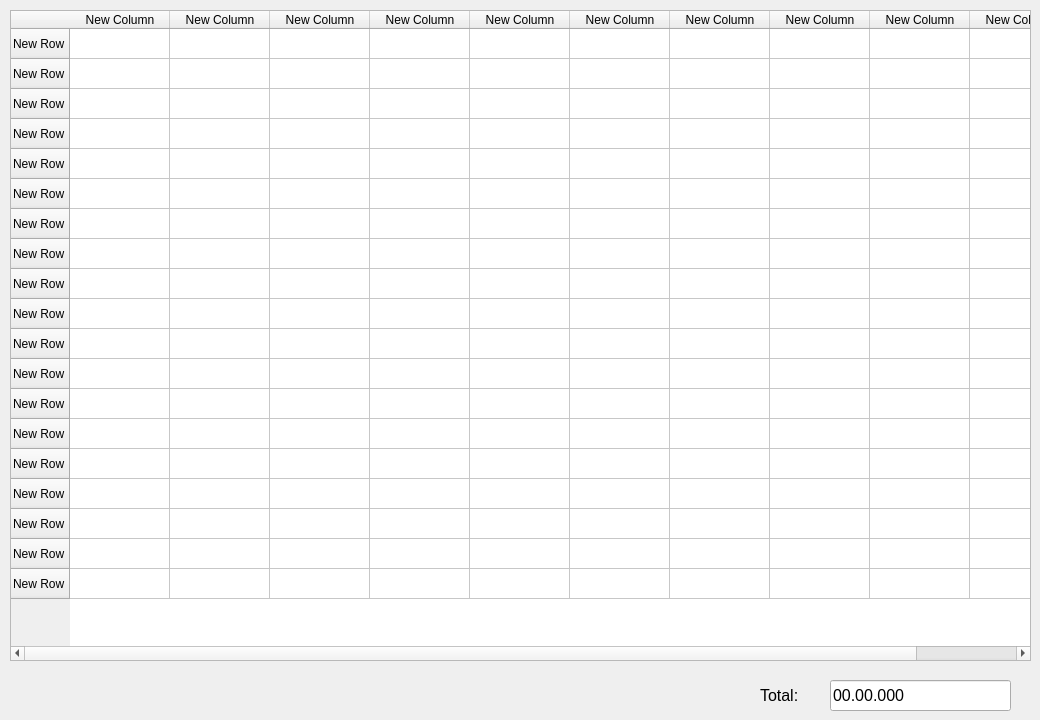
<?xml version="1.0" encoding="UTF-8"?>
<ui version="4.0">
 <class>MainWindow</class>
 <widget class="QMainWindow" name="MainWindow">
  <property name="geometry">
   <rect>
    <x>0</x>
    <y>0</y>
    <width>1040</width>
    <height>720</height>
   </rect>
  </property>
  <property name="windowTitle">
   <string>MainWindow</string>
  </property>
  <widget class="QWidget" name="centralwidget">
   <widget class="QTableWidget" name="tableWidget">
    <property name="geometry">
     <rect>
      <x>10</x>
      <y>10</y>
      <width>1021</width>
      <height>651</height>
     </rect>
    </property>
    <row>
     <property name="text">
      <string>New Row</string>
     </property>
    </row>
    <row>
     <property name="text">
      <string>New Row</string>
     </property>
    </row>
    <row>
     <property name="text">
      <string>New Row</string>
     </property>
    </row>
    <row>
     <property name="text">
      <string>New Row</string>
     </property>
    </row>
    <row>
     <property name="text">
      <string>New Row</string>
     </property>
    </row>
    <row>
     <property name="text">
      <string>New Row</string>
     </property>
    </row>
    <row>
     <property name="text">
      <string>New Row</string>
     </property>
    </row>
    <row>
     <property name="text">
      <string>New Row</string>
     </property>
    </row>
    <row>
     <property name="text">
      <string>New Row</string>
     </property>
    </row>
    <row>
     <property name="text">
      <string>New Row</string>
     </property>
    </row>
    <row>
     <property name="text">
      <string>New Row</string>
     </property>
    </row>
    <row>
     <property name="text">
      <string>New Row</string>
     </property>
    </row>
    <row>
     <property name="text">
      <string>New Row</string>
     </property>
    </row>
    <row>
     <property name="text">
      <string>New Row</string>
     </property>
    </row>
    <row>
     <property name="text">
      <string>New Row</string>
     </property>
    </row>
    <row>
     <property name="text">
      <string>New Row</string>
     </property>
    </row>
    <row>
     <property name="text">
      <string>New Row</string>
     </property>
    </row>
    <row>
     <property name="text">
      <string>New Row</string>
     </property>
    </row>
    <row>
     <property name="text">
      <string>New Row</string>
     </property>
    </row>
    <column>
     <property name="text">
      <string>New Column</string>
     </property>
    </column>
    <column>
     <property name="text">
      <string>New Column</string>
     </property>
    </column>
    <column>
     <property name="text">
      <string>New Column</string>
     </property>
    </column>
    <column>
     <property name="text">
      <string>New Column</string>
     </property>
    </column>
    <column>
     <property name="text">
      <string>New Column</string>
     </property>
    </column>
    <column>
     <property name="text">
      <string>New Column</string>
     </property>
    </column>
    <column>
     <property name="text">
      <string>New Column</string>
     </property>
    </column>
    <column>
     <property name="text">
      <string>New Column</string>
     </property>
    </column>
    <column>
     <property name="text">
      <string>New Column</string>
     </property>
    </column>
    <column>
     <property name="text">
      <string>New Column</string>
     </property>
    </column>
   </widget>
   <widget class="QLineEdit" name="lineEdit">
    <property name="geometry">
     <rect>
      <x>830</x>
      <y>680</y>
      <width>181</width>
      <height>31</height>
     </rect>
    </property>
    <property name="font">
     <font>
      <pointsize>12</pointsize>
     </font>
    </property>
    <property name="text">
     <string>00.00.000</string>
    </property>
   </widget>
   <widget class="QLabel" name="label">
    <property name="geometry">
     <rect>
      <x>760</x>
      <y>680</y>
      <width>71</width>
      <height>31</height>
     </rect>
    </property>
    <property name="font">
     <font>
      <pointsize>12</pointsize>
     </font>
    </property>
    <property name="text">
     <string>Total:</string>
    </property>
   </widget>
  </widget>
 </widget>
 <resources/>
 <connections/>
</ui>
